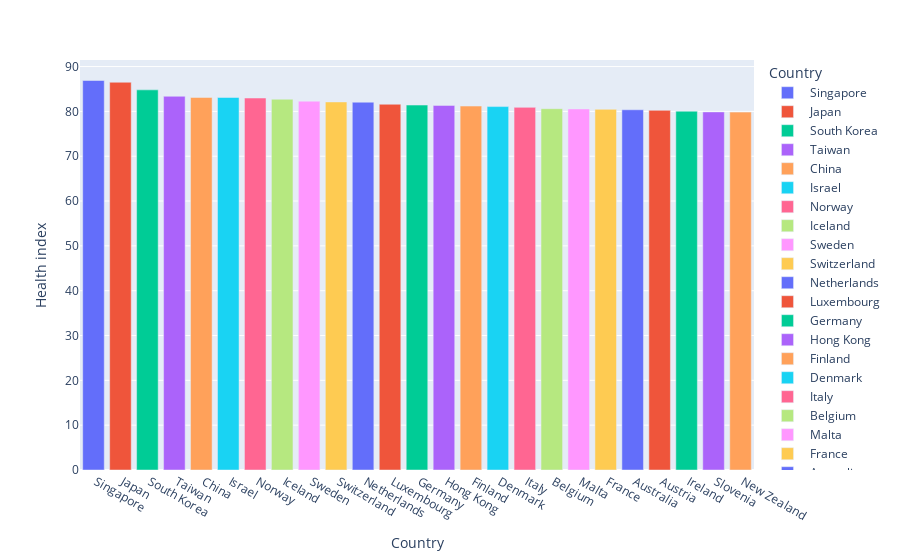

The code cell stored with this chart in its notebook:
### Code cell
# Top 25 countries with the best health index. 
df_top_5_best_health = df[['Country', 'Health']].sort_values('Health', ascending=False).head(25)
top_5_best_health_graph = px.bar(df_top_5_best_health, x='Country', y='Health', color='Country', labels={'Health': 'Health index'})
top_5_best_health_graph.show()

### Figure 1 — Plotly figure (JSON) as saved in the notebook; plotly's stock layout.template omitted (floating-point values rounded to 4 significant figures)
{"data": [{"alignmentgroup": "True", "hovertemplate": "Country=%{x}<br>Health index=%{y}<extra></extra>", "legendgroup": " Singapore", "marker": {"color": "#636efa", "pattern": {"shape": ""}}, "name": " Singapore", "offsetgroup": " Singapore", "orientation": "v", "showlegend": true, "textposition": "auto", "type": "bar", "x": [" Singapore"], "xaxis": "x", "y": [86.89], "yaxis": "y"}, {"alignmentgroup": "True", "hovertemplate": "Country=%{x}<br>Health index=%{y}<extra></extra>", "legendgroup": " Japan", "marker": {"color": "#EF553B", "pattern": {"shape": ""}}, "name": " Japan", "offsetgroup": " Japan", "orientation": "v", "showlegend": true, "textposition": "auto", "type": "bar", "x": [" Japan"], "xaxis": "x", "y": [86.5], "yaxis": "y"}, {"alignmentgroup": "True", "hovertemplate": "Country=%{x}<br>Health index=%{y}<extra></extra>", "legendgroup": " South Korea", "marker": {"color": "#00cc96", "pattern": {"shape": ""}}, "name": " South Korea", "offsetgroup": " South Korea", "orientation": "v", "showlegend": true, "textposition": "auto", "type": "bar", "x": [" South Korea"], "xaxis": "x", "y": [84.8], "yaxis": "y"}, {"alignmentgroup": "True", "hovertemplate": "Country=%{x}<br>Health index=%{y}<extra></extra>", "legendgroup": " Taiwan", "marker": {"color": "#ab63fa", "pattern": {"shape": ""}}, "name": " Taiwan", "offsetgroup": " Taiwan", "orientation": "v", "showlegend": true, "textposition": "auto", "type": "bar", "x": [" Taiwan"], "xaxis": "x", "y": [83.37], "yaxis": "y"}, {"alignmentgroup": "True", "hovertemplate": "Country=%{x}<br>Health index=%{y}<extra></extra>", "legendgroup": " China", "marker": {"color": "#FFA15A", "pattern": {"shape": ""}}, "name": " China", "offsetgroup": " China", "orientation": "v", "showlegend": true, "textposition": "auto", "type": "bar", "x": [" China"], "xaxis": "x", "y": [83.11], "yaxis": "y"}, {"alignmentgroup": "True", "hovertemplate": "Country=%{x}<br>Health index=%{y}<extra></extra>", "legendgroup": " Israel", "marker": {"color": "#19d3f3", "pattern": {"shape": ""}}, "name": " Israel", "offsetgroup": " Israel", "orientation": "v", "showlegend": true, "textposition": "auto", "type": "bar", "x": [" Israel"], "xaxis": "x", "y": [83.1], "yaxis": "y"}, {"alignmentgroup": "True", "hovertemplate": "Country=%{x}<br>Health index=%{y}<extra></extra>", "legendgroup": " Norway", "marker": {"color": "#FF6692", "pattern": {"shape": ""}}, "name": " Norway", "offsetgroup": " Norway", "orientation": "v", "showlegend": true, "textposition": "auto", "type": "bar", "x": [" Norway"], "xaxis": "x", "y": [82.98], "yaxis": "y"}, {"alignmentgroup": "True", "hovertemplate": "Country=%{x}<br>Health index=%{y}<extra></extra>", "legendgroup": " Iceland", "marker": {"color": "#B6E880", "pattern": {"shape": ""}}, "name": " Iceland", "offsetgroup": " Iceland", "orientation": "v", "showlegend": true, "textposition": "auto", "type": "bar", "x": [" Iceland"], "xaxis": "x", "y": [82.72], "yaxis": "y"}, {"alignmentgroup": "True", "hovertemplate": "Country=%{x}<br>Health index=%{y}<extra></extra>", "legendgroup": " Sweden", "marker": {"color": "#FF97FF", "pattern": {"shape": ""}}, "name": " Sweden", "offsetgroup": " Sweden", "orientation": "v", "showlegend": true, "textposition": "auto", "type": "bar", "x": [" Sweden"], "xaxis": "x", "y": [82.28], "yaxis": "y"}, {"alignmentgroup": "True", "hovertemplate": "Country=%{x}<br>Health index=%{y}<extra></extra>", "legendgroup": " Switzerland", "marker": {"color": "#FECB52", "pattern": {"shape": ""}}, "name": " Switzerland", "offsetgroup": " Switzerland", "orientation": "v", "showlegend": true, "textposition": "auto", "type": "bar", "x": [" Switzerland"], "xaxis": "x", "y": [82.11], "yaxis": "y"}, {"alignmentgroup": "True", "hovertemplate": "Country=%{x}<br>Health index=%{y}<extra></extra>", "legendgroup": " Netherlands", "marker": {"color": "#636efa", "pattern": {"shape": ""}}, "name": " Netherlands", "offsetgroup": " Netherlands", "orientation": "v", "showlegend": true, "textposition": "auto", "type": "bar", "x": [" Netherlands"], "xaxis": "x", "y": [82.05], "yaxis": "y"}, {"alignmentgroup": "True", "hovertemplate": "Country=%{x}<br>Health index=%{y}<extra></extra>", "legendgroup": " Luxembourg", "marker": {"color": "#EF553B", "pattern": {"shape": ""}}, "name": " Luxembourg", "offsetgroup": " Luxembourg", "orientation": "v", "showlegend": true, "textposition": "auto", "type": "bar", "x": [" Luxembourg"], "xaxis": "x", "y": [81.59], "yaxis": "y"}, {"alignmentgroup": "True", "hovertemplate": "Country=%{x}<br>Health index=%{y}<extra></extra>", "legendgroup": " Germany", "marker": {"color": "#00cc96", "pattern": {"shape": ""}}, "name": " Germany", "offsetgroup": " Germany", "orientation": "v", "showlegend": true, "textposition": "auto", "type": "bar", "x": [" Germany"], "xaxis": "x", "y": [81.41], "yaxis": "y"}, {"alignmentgroup": "True", "hovertemplate": "Country=%{x}<br>Health index=%{y}<extra></extra>", "legendgroup": " Hong Kong", "marker": {"color": "#ab63fa", "pattern": {"shape": ""}}, "name": " Hong Kong", "offsetgroup": " Hong Kong", "orientation": "v", "showlegend": true, "textposition": "auto", "type": "bar", "x": [" Hong Kong"], "xaxis": "x", "y": [81.33], "yaxis": "y"}, {"alignmentgroup": "True", "hovertemplate": "Country=%{x}<br>Health index=%{y}<extra></extra>", "legendgroup": " Finland", "marker": {"color": "#FFA15A", "pattern": {"shape": ""}}, "name": " Finland", "offsetgroup": " Finland", "orientation": "v", "showlegend": true, "textposition": "auto", "type": "bar", "x": [" Finland"], "xaxis": "x", "y": [81.19], "yaxis": "y"}, {"alignmentgroup": "True", "hovertemplate": "Country=%{x}<br>Health index=%{y}<extra></extra>", "legendgroup": " Denmark", "marker": {"color": "#19d3f3", "pattern": {"shape": ""}}, "name": " Denmark", "offsetgroup": " Denmark", "orientation": "v", "showlegend": true, "textposition": "auto", "type": "bar", "x": [" Denmark"], "xaxis": "x", "y": [81.07], "yaxis": "y"}, {"alignmentgroup": "True", "hovertemplate": "Country=%{x}<br>Health index=%{y}<extra></extra>", "legendgroup": " Italy", "marker": {"color": "#FF6692", "pattern": {"shape": ""}}, "name": " Italy", "offsetgroup": " Italy", "orientation": "v", "showlegend": true, "textposition": "auto", "type": "bar", "x": [" Italy"], "xaxis": "x", "y": [80.9], "yaxis": "y"}, {"alignmentgroup": "True", "hovertemplate": "Country=%{x}<br>Health index=%{y}<extra></extra>", "legendgroup": " Belgium", "marker": {"color": "#B6E880", "pattern": {"shape": ""}}, "name": " Belgium", "offsetgroup": " Belgium", "orientation": "v", "showlegend": true, "textposition": "auto", "type": "bar", "x": [" Belgium"], "xaxis": "x", "y": [80.6], "yaxis": "y"}, {"alignmentgroup": "True", "hovertemplate": "Country=%{x}<br>Health index=%{y}<extra></extra>", "legendgroup": " Malta", "marker": {"color": "#FF97FF", "pattern": {"shape": ""}}, "name": " Malta", "offsetgroup": " Malta", "orientation": "v", "showlegend": true, "textposition": "auto", "type": "bar", "x": [" Malta"], "xaxis": "x", "y": [80.54], "yaxis": "y"}, {"alignmentgroup": "True", "hovertemplate": "Country=%{x}<br>Health index=%{y}<extra></extra>", "legendgroup": " France", "marker": {"color": "#FECB52", "pattern": {"shape": ""}}, "name": " France", "offsetgroup": " France", "orientation": "v", "showlegend": true, "textposition": "auto", "type": "bar", "x": [" France"], "xaxis": "x", "y": [80.46], "yaxis": "y"}, {"alignmentgroup": "True", "hovertemplate": "Country=%{x}<br>Health index=%{y}<extra></extra>", "legendgroup": " Australia", "marker": {"color": "#636efa", "pattern": {"shape": ""}}, "name": " Australia", "offsetgroup": " Australia", "orientation": "v", "showlegend": true, "textposition": "auto", "type": "bar", "x": [" Australia"], "xaxis": "x", "y": [80.36], "yaxis": "y"}, {"alignmentgroup": "True", "hovertemplate": "Country=%{x}<br>Health index=%{y}<extra></extra>", "legendgroup": " Austria", "marker": {"color": "#EF553B", "pattern": {"shape": ""}}, "name": " Austria", "offsetgroup": " Austria", "orientation": "v", "showlegend": true, "textposition": "auto", "type": "bar", "x": [" Austria"], "xaxis": "x", "y": [80.23], "yaxis": "y"}, {"alignmentgroup": "True", "hovertemplate": "Country=%{x}<br>Health index=%{y}<extra></extra>", "legendgroup": " Ireland", "marker": {"color": "#00cc96", "pattern": {"shape": ""}}, "name": " Ireland", "offsetgroup": " Ireland", "orientation": "v", "showlegend": true, "textposition": "auto", "type": "bar", "x": [" Ireland"], "xaxis": "x", "y": [80.04], "yaxis": "y"}, {"alignmentgroup": "True", "hovertemplate": "Country=%{x}<br>Health index=%{y}<extra></extra>", "legendgroup": " Slovenia", "marker": {"color": "#ab63fa", "pattern": {"shape": ""}}, "name": " Slovenia", "offsetgroup": " Slovenia", "orientation": "v", "showlegend": true, "textposition": "auto", "type": "bar", "x": [" Slovenia"], "xaxis": "x", "y": [79.88], "yaxis": "y"}, {"alignmentgroup": "True", "hovertemplate": "Country=%{x}<br>Health index=%{y}<extra></extra>", "legendgroup": " New Zealand", "marker": {"color": "#FFA15A", "pattern": {"shape": ""}}, "name": " New Zealand", "offsetgroup": " New Zealand", "orientation": "v", "showlegend": true, "textposition": "auto", "type": "bar", "x": [" New Zealand"], "xaxis": "x", "y": [79.84], "yaxis": "y"}], "layout": {"autosize": true, "barmode": "relative", "legend": {"title": {"text": "Country"}, "tracegroupgap": 0}, "margin": {"t": 60}, "xaxis": {"anchor": "y", "autorange": true, "categoryarray": [" Singapore", " Japan", " South Korea", " Taiwan", " China", " Israel", " Norway", " Iceland", " Sweden", " Switzerland", " Netherlands", " Luxembourg", " Germany", " Hong Kong", " Finland", " Denmark", " Italy", " Belgium", " Malta", " France", " Australia", " Austria", " Ireland", " Slovenia", " New Zealand"], "categoryorder": "array", "domain": [0, 1], "range": [-0.5, 24.5], "title": {"text": "Country"}, "type": "category"}, "yaxis": {"anchor": "x", "autorange": true, "domain": [0, 1], "range": [0, 91.46], "title": {"text": "Health index"}, "type": "linear"}}}
